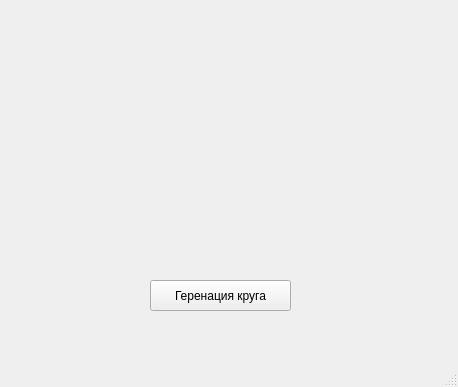
<?xml version="1.0" encoding="UTF-8"?>
<ui version="4.0">
 <class>MainWindow</class>
 <widget class="QMainWindow" name="MainWindow">
  <property name="geometry">
   <rect>
    <x>0</x>
    <y>0</y>
    <width>458</width>
    <height>387</height>
   </rect>
  </property>
  <property name="windowTitle">
   <string>MainWindow</string>
  </property>
  <widget class="QWidget" name="centralwidget">
   <widget class="QPushButton" name="pushButton">
    <property name="geometry">
     <rect>
      <x>150</x>
      <y>280</y>
      <width>141</width>
      <height>31</height>
     </rect>
    </property>
    <property name="text">
     <string>Геренация круга</string>
    </property>
   </widget>
  </widget>
  <widget class="QMenuBar" name="menubar">
   <property name="geometry">
    <rect>
     <x>0</x>
     <y>0</y>
     <width>458</width>
     <height>21</height>
    </rect>
   </property>
  </widget>
  <widget class="QStatusBar" name="statusbar"/>
 </widget>
 <resources/>
 <connections/>
</ui>
